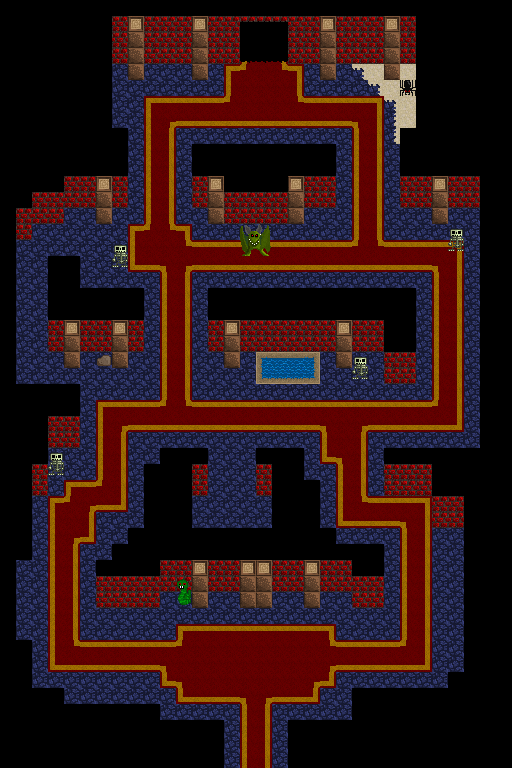

Rendered tile map (Tiled .tmx) drawn with the repository's tilesets; below, a short description and the map source with its tile grids summarised:
An orthogonal 32x48 tile map with 16x16 px tiles, 2 tile layers (lower, upper), 2 tilesets and 74 objects (50x villager, 10x pickup, 7x portal, 7x npc).

<map version="1.0" orientation="orthogonal" renderorder="right-down" width="32" height="48" tilewidth="16" tileheight="16" nextobjectid="113">
 <tileset firstgid="1" name="tilesheet" tilewidth="16" tileheight="16" tilecount="256">
  <image source="../gfx/tilesheet.png" width="256" height="256" />
  <tile id="2">
   <properties>
    <property name="solid" value="true" />
   </properties>
  </tile>
  <tile id="3">
   <properties>
    <property name="solid" value="true" />
   </properties>
  </tile>
  <tile id="4">
   <properties>
    <property name="solid" value="true" />
   </properties>
  </tile>
  <tile id="5">
   <properties>
    <property name="solid" value="true" />
   </properties>
  </tile>
  <tile id="7">
   <properties>
    <property name="solid" value="true" />
   </properties>
  </tile>
  <tile id="8">
   <properties>
    <property name="solid" value="true" />
   </properties>
  </tile>
  <tile id="10">
   <properties>
    <property name="solid" value="true" />
   </properties>
  </tile>
  <tile id="11">
   <properties>
    <property name="solid" value="true" />
   </properties>
  </tile>
  <tile id="12">
   <properties>
    <property name="solid" value="true" />
   </properties>
  </tile>
  <tile id="26">
   <properties>
    <property name="solid" value="true" />
   </properties>
  </tile>
  <tile id="27">
   <properties>
    <property name="solid" value="true" />
   </properties>
  </tile>
  <tile id="28">
   <properties>
    <property name="solid" value="true" />
   </properties>
  </tile>
  <tile id="29">
   <properties>
    <property name="solid" value="true" />
   </properties>
  </tile>
  <tile id="42">
   <properties>
    <property name="solid" value="true" />
   </properties>
  </tile>
  <tile id="43">
   <properties>
    <property name="solid" value="true" />
   </properties>
  </tile>
  <tile id="44">
   <properties>
    <property name="solid" value="true" />
   </properties>
  </tile>
  <tile id="45">
   <properties>
    <property name="solid" value="true" />
   </properties>
  </tile>
  <tile id="46">
   <properties>
    <property name="solid" value="true" />
   </properties>
  </tile>
  <tile id="47">
   <properties>
    <property name="solid" value="true" />
   </properties>
  </tile>
  <tile id="48">
   <properties>
    <property name="solid" value="true" />
   </properties>
  </tile>
  <tile id="49">
   <properties>
    <property name="solid" value="true" />
   </properties>
  </tile>
  <tile id="50">
   <properties>
    <property name="solid" value="true" />
   </properties>
  </tile>
  <tile id="51">
   <properties>
    <property name="solid" value="true" />
   </properties>
  </tile>
  <tile id="52">
   <properties>
    <property name="solid" value="true" />
   </properties>
  </tile>
  <tile id="53">
   <properties>
    <property name="solid" value="true" />
   </properties>
  </tile>
  <tile id="54">
   <properties>
    <property name="solid" value="true" />
   </properties>
  </tile>
  <tile id="57">
   <properties>
    <property name="solid" value="true" />
   </properties>
  </tile>
  <tile id="58">
   <properties>
    <property name="solid" value="true" />
   </properties>
  </tile>
  <tile id="60">
   <properties>
    <property name="solid" value="true" />
   </properties>
  </tile>
  <tile id="61">
   <properties>
    <property name="solid" value="true" />
   </properties>
  </tile>
  <tile id="62">
   <properties>
    <property name="solid" value="true" />
   </properties>
  </tile>
  <tile id="64">
   <properties>
    <property name="solid" value="true" />
   </properties>
  </tile>
  <tile id="65">
   <properties>
    <property name="solid" value="true" />
   </properties>
  </tile>
  <tile id="66">
   <properties>
    <property name="solid" value="true" />
   </properties>
  </tile>
  <tile id="67">
   <properties>
    <property name="solid" value="true" />
   </properties>
  </tile>
  <tile id="68">
   <properties>
    <property name="solid" value="true" />
   </properties>
  </tile>
  <tile id="69">
   <properties>
    <property name="solid" value="true" />
   </properties>
  </tile>
  <tile id="70">
   <properties>
    <property name="solid" value="true" />
   </properties>
  </tile>
  <tile id="73">
   <properties>
    <property name="solid" value="true" />
   </properties>
  </tile>
  <tile id="74">
   <properties>
    <property name="solid" value="true" />
   </properties>
  </tile>
  <tile id="75">
   <properties>
    <property name="solid" value="true" />
   </properties>
  </tile>
  <tile id="76">
   <properties>
    <property name="solid" value="true" />
   </properties>
  </tile>
  <tile id="77">
   <properties>
    <property name="solid" value="true" />
   </properties>
  </tile>
  <tile id="80">
   <properties>
    <property name="solid" value="true" />
   </properties>
  </tile>
  <tile id="81">
   <properties>
    <property name="solid" value="true" />
   </properties>
  </tile>
  <tile id="82">
   <properties>
    <property name="solid" value="true" />
   </properties>
  </tile>
  <tile id="83">
   <properties>
    <property name="solid" value="true" />
   </properties>
  </tile>
  <tile id="84">
   <properties>
    <property name="solid" value="true" />
   </properties>
  </tile>
  <tile id="85">
   <properties>
    <property name="solid" value="true" />
   </properties>
  </tile>
  <tile id="86">
   <properties>
    <property name="solid" value="true" />
   </properties>
  </tile>
  <tile id="87">
   <properties>
    <property name="solid" value="true" />
   </properties>
  </tile>
  <tile id="88">
   <properties>
    <property name="solid" value="true" />
   </properties>
  </tile>
  <tile id="89">
   <properties>
    <property name="solid" value="true" />
   </properties>
  </tile>
  <tile id="90">
   <properties>
    <property name="solid" value="true" />
   </properties>
  </tile>
  <tile id="96">
   <properties>
    <property name="solid" value="true" />
   </properties>
  </tile>
  <tile id="97">
   <properties>
    <property name="solid" value="true" />
   </properties>
  </tile>
  <tile id="98">
   <properties>
    <property name="solid" value="true" />
   </properties>
  </tile>
  <tile id="99">
   <properties>
    <property name="solid" value="true" />
   </properties>
  </tile>
  <tile id="101">
   <properties>
    <property name="solid" value="true" />
   </properties>
  </tile>
  <tile id="102">
   <properties>
    <property name="solid" value="true" />
   </properties>
  </tile>
  <tile id="103">
   <properties>
    <property name="solid" value="true" />
   </properties>
  </tile>
  <tile id="104">
   <properties>
    <property name="solid" value="true" />
   </properties>
  </tile>
  <tile id="105">
   <properties>
    <property name="solid" value="true" />
   </properties>
  </tile>
  <tile id="117">
   <properties>
    <property name="solid" value="true" />
   </properties>
  </tile>
  <tile id="120">
   <properties>
    <property name="solid" value="true" />
   </properties>
  </tile>
  <tile id="123">
   <properties>
    <property name="solid" value="true" />
   </properties>
  </tile>
  <tile id="124">
   <properties>
    <property name="solid" value="true" />
   </properties>
  </tile>
 </tileset>
 <tileset firstgid="257" name="tilesheet" tilewidth="16" tileheight="16" tilecount="256">
  <image source="../gfx/tilesheet.png" width="256" height="256" />
  <tile id="2">
   <properties>
    <property name="solid" value="true" />
   </properties>
  </tile>
  <tile id="3">
   <properties>
    <property name="solid" value="true" />
   </properties>
  </tile>
  <tile id="4">
   <properties>
    <property name="solid" value="true" />
   </properties>
  </tile>
  <tile id="5">
   <properties>
    <property name="solid" value="true" />
   </properties>
  </tile>
  <tile id="7">
   <properties>
    <property name="solid" value="true" />
   </properties>
  </tile>
  <tile id="8">
   <properties>
    <property name="solid" value="true" />
   </properties>
  </tile>
  <tile id="10">
   <properties>
    <property name="solid" value="true" />
   </properties>
  </tile>
  <tile id="11">
   <properties>
    <property name="solid" value="true" />
   </properties>
  </tile>
  <tile id="12">
   <properties>
    <property name="solid" value="true" />
   </properties>
  </tile>
  <tile id="26">
   <properties>
    <property name="solid" value="true" />
   </properties>
  </tile>
  <tile id="27">
   <properties>
    <property name="solid" value="true" />
   </properties>
  </tile>
  <tile id="28">
   <properties>
    <property name="solid" value="true" />
   </properties>
  </tile>
  <tile id="29">
   <properties>
    <property name="solid" value="true" />
   </properties>
  </tile>
  <tile id="42">
   <properties>
    <property name="solid" value="true" />
   </properties>
  </tile>
  <tile id="43">
   <properties>
    <property name="solid" value="true" />
   </properties>
  </tile>
  <tile id="44">
   <properties>
    <property name="solid" value="true" />
   </properties>
  </tile>
  <tile id="45">
   <properties>
    <property name="solid" value="true" />
   </properties>
  </tile>
  <tile id="46">
   <properties>
    <property name="solid" value="true" />
   </properties>
  </tile>
  <tile id="47">
   <properties>
    <property name="solid" value="true" />
   </properties>
  </tile>
  <tile id="48">
   <properties>
    <property name="solid" value="true" />
   </properties>
  </tile>
  <tile id="49">
   <properties>
    <property name="solid" value="true" />
   </properties>
  </tile>
  <tile id="50">
   <properties>
    <property name="solid" value="true" />
   </properties>
  </tile>
  <tile id="51">
   <properties>
    <property name="solid" value="true" />
   </properties>
  </tile>
  <tile id="52">
   <properties>
    <property name="solid" value="true" />
   </properties>
  </tile>
  <tile id="53">
   <properties>
    <property name="solid" value="true" />
   </properties>
  </tile>
  <tile id="54">
   <properties>
    <property name="solid" value="true" />
   </properties>
  </tile>
  <tile id="57">
   <properties>
    <property name="solid" value="true" />
   </properties>
  </tile>
  <tile id="58">
   <properties>
    <property name="solid" value="true" />
   </properties>
  </tile>
  <tile id="60">
   <properties>
    <property name="solid" value="true" />
   </properties>
  </tile>
  <tile id="61">
   <properties>
    <property name="solid" value="true" />
   </properties>
  </tile>
  <tile id="62">
   <properties>
    <property name="solid" value="true" />
   </properties>
  </tile>
  <tile id="64">
   <properties>
    <property name="solid" value="true" />
   </properties>
  </tile>
  <tile id="65">
   <properties>
    <property name="solid" value="true" />
   </properties>
  </tile>
  <tile id="66">
   <properties>
    <property name="solid" value="true" />
   </properties>
  </tile>
  <tile id="67">
   <properties>
    <property name="solid" value="true" />
   </properties>
  </tile>
  <tile id="68">
   <properties>
    <property name="solid" value="true" />
   </properties>
  </tile>
  <tile id="69">
   <properties>
    <property name="solid" value="true" />
   </properties>
  </tile>
  <tile id="70">
   <properties>
    <property name="solid" value="true" />
   </properties>
  </tile>
  <tile id="73">
   <properties>
    <property name="solid" value="true" />
   </properties>
  </tile>
  <tile id="74">
   <properties>
    <property name="solid" value="true" />
   </properties>
  </tile>
  <tile id="75">
   <properties>
    <property name="solid" value="true" />
   </properties>
  </tile>
  <tile id="76">
   <properties>
    <property name="solid" value="true" />
   </properties>
  </tile>
  <tile id="77">
   <properties>
    <property name="solid" value="true" />
   </properties>
  </tile>
  <tile id="80">
   <properties>
    <property name="solid" value="true" />
   </properties>
  </tile>
  <tile id="81">
   <properties>
    <property name="solid" value="true" />
   </properties>
  </tile>
  <tile id="82">
   <properties>
    <property name="solid" value="true" />
   </properties>
  </tile>
  <tile id="83">
   <properties>
    <property name="solid" value="true" />
   </properties>
  </tile>
  <tile id="84">
   <properties>
    <property name="solid" value="true" />
   </properties>
  </tile>
  <tile id="85">
   <properties>
    <property name="solid" value="true" />
   </properties>
  </tile>
  <tile id="86">
   <properties>
    <property name="solid" value="true" />
   </properties>
  </tile>
  <tile id="87">
   <properties>
    <property name="solid" value="true" />
   </properties>
  </tile>
  <tile id="88">
   <properties>
    <property name="solid" value="true" />
   </properties>
  </tile>
  <tile id="89">
   <properties>
    <property name="solid" value="true" />
   </properties>
  </tile>
  <tile id="90">
   <properties>
    <property name="solid" value="true" />
   </properties>
  </tile>
  <tile id="96">
   <properties>
    <property name="solid" value="true" />
   </properties>
  </tile>
  <tile id="97">
   <properties>
    <property name="solid" value="true" />
   </properties>
  </tile>
  <tile id="98">
   <properties>
    <property name="solid" value="true" />
   </properties>
  </tile>
  <tile id="99">
   <properties>
    <property name="solid" value="true" />
   </properties>
  </tile>
  <tile id="101">
   <properties>
    <property name="solid" value="true" />
   </properties>
  </tile>
  <tile id="102">
   <properties>
    <property name="solid" value="true" />
   </properties>
  </tile>
  <tile id="103">
   <properties>
    <property name="solid" value="true" />
   </properties>
  </tile>
  <tile id="104">
   <properties>
    <property name="solid" value="true" />
   </properties>
  </tile>
  <tile id="105">
   <properties>
    <property name="solid" value="true" />
   </properties>
  </tile>
  <tile id="117">
   <properties>
    <property name="solid" value="true" />
   </properties>
  </tile>
  <tile id="120">
   <properties>
    <property name="solid" value="true" />
   </properties>
  </tile>
  <tile id="123">
   <properties>
    <property name="solid" value="true" />
   </properties>
  </tile>
  <tile id="124">
   <properties>
    <property name="solid" value="true" />
   </properties>
  </tile>
 </tileset>
 <layer name="lower" width="32" height="48">
  <data>[1536 cells, 1536 non-empty, 22 distinct tile ids]</data>
 </layer>
 <layer name="upper" width="32" height="48">
  <data>[1536 cells, 35 non-empty, 22 distinct tile ids]</data>
 </layer>
 <objectgroup name="objects">
  <object id="1" type="portal" gid="271" x="244" y="764" width="16" height="16">
   <properties>
    <property name="level" value="castle" />
    <property name="x" value="16" />
    <property name="y" value="13" />
   </properties>
  </object>
  <object id="2" type="portal" gid="271" x="264" y="764" width="16" height="16">
   <properties>
    <property name="level" value="castle" />
    <property name="x" value="16" />
    <property name="y" value="13" />
   </properties>
  </object>
  <object id="3" type="portal" gid="271" x="228" y="764" width="16" height="16">
   <properties>
    <property name="level" value="castle" />
    <property name="x" value="16" />
    <property name="y" value="13" />
   </properties>
  </object>
  <object id="4" type="portal" gid="271" x="280" y="764" width="16" height="16">
   <properties>
    <property name="level" value="castle" />
    <property name="x" value="16" />
    <property name="y" value="13" />
   </properties>
  </object>
  <object id="5" type="portal" gid="271" x="260" y="56" width="16" height="16">
   <properties>
    <property name="level" value="throne" />
    <property name="x" value="15" />
    <property name="y" value="34" />
   </properties>
  </object>
  <object id="6" type="portal" gid="271" x="244" y="56" width="16" height="16">
   <properties>
    <property name="level" value="throne" />
    <property name="x" value="15" />
    <property name="y" value="34" />
   </properties>
  </object>
  <object id="7" type="portal" gid="271" x="280" y="56" width="16" height="16">
   <properties>
    <property name="level" value="throne" />
    <property name="x" value="16" />
    <property name="y" value="34" />
   </properties>
  </object>
  <object id="8" type="villager" gid="271" x="264" y="660" width="16" height="16" />
  <object id="9" type="villager" gid="271" x="200" y="668" width="16" height="16" />
  <object id="11" type="villager" gid="271" x="80" y="616" width="16" height="16" />
  <object id="12" type="villager" gid="271" x="48" y="644" width="16" height="16" />
  <object id="13" type="villager" gid="271" x="120" y="672" width="16" height="16" />
  <object id="15" type="villager" gid="271" x="60" y="520" width="16" height="16" />
  <object id="16" type="villager" gid="271" x="116" y="388" width="16" height="16" />
  <object id="18" type="villager" gid="271" x="172" y="416" width="16" height="16" />
  <object id="19" type="villager" gid="271" x="236" y="404" width="16" height="16" />
  <object id="20" type="villager" gid="271" x="236" y="452" width="16" height="16" />
  <object id="21" type="villager" gid="271" x="288" y="424" width="16" height="16" />
  <object id="22" type="villager" gid="271" x="356" y="464" width="16" height="16" />
  <object id="23" type="villager" gid="271" x="336" y="404" width="16" height="16" />
  <object id="24" type="villager" gid="271" x="400" y="512" width="16" height="16" />
  <object id="25" type="villager" gid="271" x="420" y="556" width="16" height="16" />
  <object id="26" type="villager" gid="271" x="428" y="612" width="16" height="16" />
  <object id="28" type="villager" gid="271" x="448" y="292" width="16" height="16" />
  <object id="29" type="villager" gid="271" x="444" y="360" width="16" height="16" />
  <object id="31" type="villager" gid="271" x="320" y="248" width="16" height="16" />
  <object id="32" type="villager" gid="271" x="104" y="240" width="16" height="16" />
  <object id="33" type="villager" gid="271" x="28" y="360" width="16" height="16" />
  <object id="34" type="villager" gid="271" x="172" y="120" width="16" height="16" />
  <object id="35" type="villager" gid="271" x="152" y="172" width="16" height="16" />
  <object id="37" type="villager" gid="271" x="360" y="116" width="16" height="16" />
  <object id="38" type="pickup" gid="271" x="232" y="508" width="16" height="16">
   <properties>
    <property name="type" value="bigheart" />
   </properties>
  </object>
  <object id="39" type="pickup" gid="271" x="324" y="364" width="16" height="16">
   <properties>
    <property name="type" value="brain" />
   </properties>
  </object>
  <object id="40" type="villager" gid="271" x="152" y="236" width="16" height="16" />
  <object id="42" type="villager" gid="271" x="164" y="252" width="16" height="16" />
  <object id="45" type="villager" gid="271" x="248" y="92" width="16" height="16" />
  <object id="46" type="villager" gid="271" x="260" y="108" width="16" height="16" />
  <object id="49" type="villager" gid="271" x="324" y="92" width="16" height="16" />
  <object id="50" type="villager" gid="271" x="336" y="108" width="16" height="16" />
  <object id="52" type="villager" gid="271" x="164" y="76" width="16" height="16" />
  <object id="55" type="villager" gid="271" x="148" y="92" width="16" height="16" />
  <object id="56" type="villager" gid="271" x="368" y="252" width="16" height="16" />
  <object id="59" type="villager" gid="271" x="352" y="268" width="16" height="16" />
  <object id="61" type="villager" gid="271" x="372" y="172" width="16" height="16" />
  <object id="62" type="villager" gid="271" x="388" y="188" width="16" height="16" />
  <object id="64" type="villager" gid="271" x="420" y="412" width="16" height="16" />
  <object id="65" type="villager" gid="271" x="408" y="412" width="16" height="16" />
  </objectgroup>
</map>
<!-- 27 of 74 objects omitted -->
